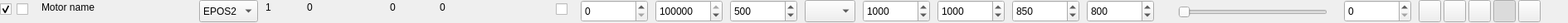
<?xml version="1.0" encoding="UTF-8"?>
<ui version="4.0">
 <class>BasicControlGUI_controllerClass</class>
 <widget class="QWidget" name="BasicControlGUI_controllerClass">
  <property name="geometry">
   <rect>
    <x>0</x>
    <y>0</y>
    <width>1890</width>
    <height>28</height>
   </rect>
  </property>
  <property name="sizePolicy">
   <sizepolicy hsizetype="Preferred" vsizetype="Preferred">
    <horstretch>0</horstretch>
    <verstretch>0</verstretch>
   </sizepolicy>
  </property>
  <property name="minimumSize">
   <size>
    <width>1890</width>
    <height>28</height>
   </size>
  </property>
  <property name="maximumSize">
   <size>
    <width>1890</width>
    <height>28</height>
   </size>
  </property>
  <property name="windowTitle">
   <string>controller</string>
  </property>
  <widget class="QCheckBox" name="ch_enable">
   <property name="geometry">
    <rect>
     <x>0</x>
     <y>0</y>
     <width>20</width>
     <height>22</height>
    </rect>
   </property>
   <property name="text">
    <string/>
   </property>
   <property name="checked">
    <bool>true</bool>
   </property>
  </widget>
  <widget class="QCheckBox" name="ch_selected">
   <property name="geometry">
    <rect>
     <x>20</x>
     <y>0</y>
     <width>20</width>
     <height>22</height>
    </rect>
   </property>
   <property name="text">
    <string/>
   </property>
  </widget>
  <widget class="QSpinBox" name="sb_accel">
   <property name="geometry">
    <rect>
     <x>1040</x>
     <y>0</y>
     <width>81</width>
     <height>27</height>
    </rect>
   </property>
   <property name="maximum">
    <number>1000000000</number>
   </property>
   <property name="value">
    <number>1000</number>
   </property>
  </widget>
  <widget class="QSpinBox" name="sb_velocity">
   <property name="geometry">
    <rect>
     <x>1220</x>
     <y>0</y>
     <width>81</width>
     <height>27</height>
    </rect>
   </property>
   <property name="minimum">
    <number>1</number>
   </property>
   <property name="maximum">
    <number>100000</number>
   </property>
   <property name="value">
    <number>850</number>
   </property>
  </widget>
  <widget class="QComboBox" name="cb_mode">
   <property name="geometry">
    <rect>
     <x>970</x>
     <y>0</y>
     <width>61</width>
     <height>27</height>
    </rect>
   </property>
  </widget>
  <widget class="QSpinBox" name="sb_minpos">
   <property name="enabled">
    <bool>true</bool>
   </property>
   <property name="geometry">
    <rect>
     <x>700</x>
     <y>0</y>
     <width>81</width>
     <height>27</height>
    </rect>
   </property>
   <property name="maximum">
    <number>1000000000</number>
   </property>
   <property name="value">
    <number>0</number>
   </property>
  </widget>
  <widget class="QSpinBox" name="sb_target">
   <property name="geometry">
    <rect>
     <x>1620</x>
     <y>0</y>
     <width>81</width>
     <height>27</height>
    </rect>
   </property>
   <property name="maximum">
    <number>1000000000</number>
   </property>
   <property name="value">
    <number>0</number>
   </property>
  </widget>
  <widget class="QLabel" name="lbl_position">
   <property name="geometry">
    <rect>
     <x>370</x>
     <y>0</y>
     <width>91</width>
     <height>17</height>
    </rect>
   </property>
   <property name="text">
    <string>0</string>
   </property>
  </widget>
  <widget class="QCheckBox" name="ch_limit">
   <property name="geometry">
    <rect>
     <x>670</x>
     <y>0</y>
     <width>21</width>
     <height>22</height>
    </rect>
   </property>
   <property name="text">
    <string/>
   </property>
  </widget>
  <widget class="QSpinBox" name="sb_decel">
   <property name="geometry">
    <rect>
     <x>1130</x>
     <y>0</y>
     <width>81</width>
     <height>27</height>
    </rect>
   </property>
   <property name="maximum">
    <number>1000000000</number>
   </property>
   <property name="value">
    <number>1000</number>
   </property>
  </widget>
  <widget class="QSpinBox" name="sb_maxcur">
   <property name="enabled">
    <bool>true</bool>
   </property>
   <property name="geometry">
    <rect>
     <x>880</x>
     <y>0</y>
     <width>81</width>
     <height>27</height>
    </rect>
   </property>
   <property name="maximum">
    <number>10000</number>
   </property>
   <property name="value">
    <number>500</number>
   </property>
  </widget>
  <widget class="QSpinBox" name="sb_maxoutcurr">
   <property name="geometry">
    <rect>
     <x>1310</x>
     <y>0</y>
     <width>81</width>
     <height>27</height>
    </rect>
   </property>
   <property name="maximum">
    <number>1000000000</number>
   </property>
   <property name="value">
    <number>800</number>
   </property>
  </widget>
  <widget class="QSpinBox" name="sb_maxpos">
   <property name="enabled">
    <bool>true</bool>
   </property>
   <property name="geometry">
    <rect>
     <x>790</x>
     <y>0</y>
     <width>81</width>
     <height>27</height>
    </rect>
   </property>
   <property name="maximum">
    <number>1000000000</number>
   </property>
   <property name="value">
    <number>250000</number>
   </property>
  </widget>
  <widget class="QSlider" name="hs_target">
   <property name="geometry">
    <rect>
     <x>1420</x>
     <y>0</y>
     <width>180</width>
     <height>29</height>
    </rect>
   </property>
   <property name="orientation">
    <enum>Qt::Horizontal</enum>
   </property>
  </widget>
  <widget class="QLabel" name="lbl_status">
   <property name="geometry">
    <rect>
     <x>530</x>
     <y>0</y>
     <width>141</width>
     <height>17</height>
    </rect>
   </property>
   <property name="text">
    <string>0</string>
   </property>
  </widget>
  <widget class="QLabel" name="lbl_current">
   <property name="geometry">
    <rect>
     <x>470</x>
     <y>0</y>
     <width>66</width>
     <height>17</height>
    </rect>
   </property>
   <property name="text">
    <string>0</string>
   </property>
  </widget>
  <widget class="QLabel" name="lbl_nodeId">
   <property name="geometry">
    <rect>
     <x>320</x>
     <y>0</y>
     <width>41</width>
     <height>17</height>
    </rect>
   </property>
   <property name="text">
    <string>1</string>
   </property>
  </widget>
  <widget class="QPushButton" name="pb_send">
   <property name="geometry">
    <rect>
     <x>1710</x>
     <y>0</y>
     <width>27</width>
     <height>27</height>
    </rect>
   </property>
   <property name="text">
    <string/>
   </property>
   <property name="icon">
    <iconset resource="../resources/images.qrc">
     <normaloff>:/images/play.png</normaloff>:/images/play.png</iconset>
   </property>
  </widget>
  <widget class="QPushButton" name="pb_stop">
   <property name="geometry">
    <rect>
     <x>1740</x>
     <y>0</y>
     <width>27</width>
     <height>27</height>
    </rect>
   </property>
   <property name="text">
    <string/>
   </property>
   <property name="icon">
    <iconset resource="../resources/images.qrc">
     <normaloff>:/images/stop.png</normaloff>:/images/stop.png</iconset>
   </property>
  </widget>
  <widget class="QLabel" name="lbl_name">
   <property name="geometry">
    <rect>
     <x>50</x>
     <y>0</y>
     <width>191</width>
     <height>17</height>
    </rect>
   </property>
   <property name="text">
    <string>Motor name</string>
   </property>
  </widget>
  <widget class="QPushButton" name="pb_faultReset">
   <property name="geometry">
    <rect>
     <x>1830</x>
     <y>0</y>
     <width>27</width>
     <height>27</height>
    </rect>
   </property>
   <property name="text">
    <string/>
   </property>
   <property name="icon">
    <iconset resource="../resources/images.qrc">
     <normaloff>:/images/refresh.png</normaloff>:/images/refresh.png</iconset>
   </property>
  </widget>
  <widget class="QPushButton" name="pb_enableOperation">
   <property name="geometry">
    <rect>
     <x>1800</x>
     <y>0</y>
     <width>27</width>
     <height>27</height>
    </rect>
   </property>
   <property name="text">
    <string/>
   </property>
   <property name="icon">
    <iconset resource="../resources/images.qrc">
     <normaloff>:/images/power.png</normaloff>:/images/power.png</iconset>
   </property>
   <property name="checkable">
    <bool>true</bool>
   </property>
   <property name="checked">
    <bool>true</bool>
   </property>
  </widget>
  <widget class="QPushButton" name="pb_halt">
   <property name="geometry">
    <rect>
     <x>1770</x>
     <y>0</y>
     <width>27</width>
     <height>27</height>
    </rect>
   </property>
   <property name="text">
    <string/>
   </property>
   <property name="icon">
    <iconset resource="../resources/images.qrc">
     <normaloff>:/images/halt.png</normaloff>:/images/halt.png</iconset>
   </property>
  </widget>
  <widget class="QComboBox" name="cb_board">
   <property name="geometry">
    <rect>
     <x>240</x>
     <y>0</y>
     <width>71</width>
     <height>27</height>
    </rect>
   </property>
   <item>
    <property name="text">
     <string>EPOS2</string>
    </property>
   </item>
   <item>
    <property name="text">
     <string>EPOS4</string>
    </property>
   </item>
  </widget>
 </widget>
 <resources>
  <include location="../resources/images.qrc"/>
 </resources>
 <connections/>
</ui>
